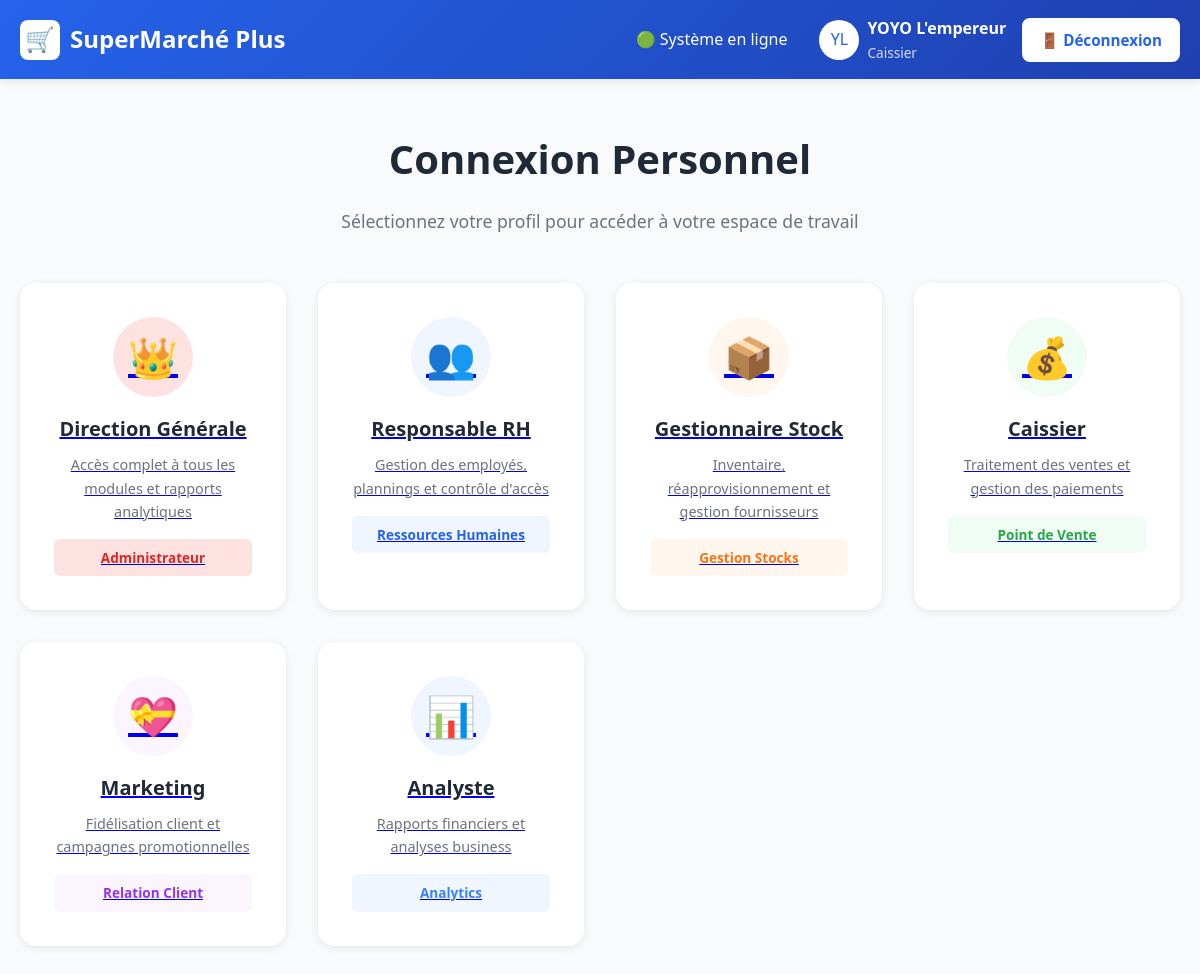
Screenshot of /dashboard/ (signed in) with the database file from the repository.
### CarrefourApp/models.py (models this page shows, shortened)
class Employe(AbstractUser):
    ROLES = [
        ('DG', 'Directeur Général'),
        ('DAF', 'Directeur Administratif et Financier'),
        ('RH', 'Responsable RH'),
        ('STOCK', 'Gestionnaire Stock'),
        ('CAISSIER', 'Caissier'),
        ('MARKETING', 'Marketing'),
        ('ANALYSTE', 'Analyste'),
    ]
    DEPARTEMENTS = [
        ('DIRECTION', 'Direction Générale'),
        ('FINANCE', 'Finance'),
        ('RH', 'Ressources Humaines'),
        ('LOGISTIQUE', 'Logistique'),
        ('VENTES', 'Ventes'),
        ('MARKETING', 'Marketing'),
        ('ALIMENTAIRE', 'Alimentaire'),
        ('HYGIENE', 'Hygiène'),
    ]
    employee_id = models.CharField(max_length=20, unique=True, blank=True)
    role = models.CharField(max_length=20, choices=ROLES, default='CAISSIER')
    departement = models.CharField(max_length=50, choices=DEPARTEMENTS, default='VENTES')
    telephone = models.CharField(max_length=20, blank=True)
    photo = models.ImageField(upload_to='employees/', blank=True, null=True)
    date_embauche = models.DateField(default=timezone.now)
    est_actif = models.BooleanField(default=True)
    est_compte_systeme = models.BooleanField(default=False, help_text="Compte système protégé (DG, DAF, RH) - Ne peut pas être supprimé")
    acces_stocks = models.BooleanField(default=False)
    acces_caisse = models.BooleanField(default=False)
    acces_fidelisation = models.BooleanField(default=False)
    acces_rapports = models.BooleanField(default=False)
    heure_debut_travail = models.TimeField(default='08:00', help_text="Heure de début de travail")
    heure_fin_travail = models.TimeField(default='17:00', help_text="Heure de fin de travail")
    duree_pause = models.IntegerField(default=90, help_text="Durée de la pause en minutes (par défaut 1h30)")
    derniere_connexion_custom = models.DateTimeField(null=True, blank=True)
    class Meta:
        verbose_name = 'Employé'
        verbose_name_plural = 'Employés'

### CarrefourApp/views.py (the view)
# urls.py: path('dashboard/', views.dashboard, name='dashboard'),
@login_required
def dashboard(request):
    context = {
        'user': request.user,
    }
    return render(request, 'dashboard/main.html', context)

### CarrefourApp/context_processors.py (called while the page is built)
def dashboard_url(request):
    if request.user.is_authenticated:
        dashboard_map = {
            'DG': 'dashboard_dg',
            'DAF': 'dashboard_daf',
            'RH': 'dashboard_rh',
            'STOCK': 'dashboard_stock',
            'CAISSIER': 'dashboard_caisse',
            'MARKETING': 'dashboard_marketing',
        }
        return {
            'user_dashboard_url': dashboard_map.get(request.user.role, 'home')
        }
    return {
        'user_dashboard_url': 'home'
    }

### templates/dashboard/main.html (shortened to what this page needs)
{% load static %}
<!DOCTYPE html>
<html lang="fr">
<head>
    <link rel="stylesheet" href="{% static 'css/style.css' %}">
</head>
<body>
    <nav class="navbar">
        <div class="container">
            <a href="{% url 'home' %}" class="navbar-brand">
                <div class="icon">🛒</div>
                <span>SuperMarché Plus</span>
            </a>
            <div style="display: flex; align-items: center; gap: 2rem;">
                <span style="color: white;">🟢 Système en ligne</span>
                <div style="display: flex; align-items: center; gap: 1rem;">
                    <div style="display: flex; align-items: center; gap: 0.5rem;">
                        <div style="width: 40px; height: 40px; background: white; border-radius: 50%; display: flex; align-items: center; justify-content: center; color: var(--primary-blue);">
                            {{ user.first_name.0 }}{{ user.last_name.0 }}
                        </div>
                        <div>
                            <div style="font-weight: 600;">{{ user.get_full_name }}</div>
                            <div style="font-size: 0.85rem; opacity: 0.8;">{{ user.get_role_display }}</div>
                        </div>
                    </div>
                    <a href="{% url 'logout' %}" class="btn btn-secondary" style="padding: 0.5rem 1rem;">🚪 Déconnexion</a>
                </div>
            </div>
        </div>
    </nav>
    <div style="padding: 3rem 0; min-height: calc(100vh - 80px);">
        <div class="container">
            <div style="text-align: center; margin-bottom: 3rem;">
                <h1 style="font-size: 2.5rem; color: var(--text-dark); margin-bottom: 1rem;">Connexion Personnel</h1>
                <p style="color: var(--text-light); font-size: 1.1rem;">Sélectionnez votre profil pour accéder à votre espace de travail</p>
            </div>
            <div class="profile-tiles">
                <a href="{% url 'dashboard_dg' %}" class="profile-tile">
                    <div class="icon" style="background: #FEE2E2; color: var(--red);">👑</div>
                    <h3>Direction Générale</h3>
                    <p>Accès complet à tous les modules et rapports analytiques</p>
                    <div style="margin-top: 1rem; padding: 0.5rem; background: #FEE2E2; border-radius: 6px; font-size: 0.85rem; color: var(--red); font-weight: 600;">
                        Administrateur
                    </div>
                </a>
                <a href="{% url 'dashboard_rh' %}" class="profile-tile">
                    <div class="icon" style="background: var(--light-blue); color: var(--primary-blue);">👥</div>
                    <h3>Responsable RH</h3>
                    <p>Gestion des employés, plannings et contrôle d'accès</p>
                    <div style="margin-top: 1rem; padding: 0.5rem; background: var(--light-blue); border-radius: 6px; font-size: 0.85rem; color: var(--primary-blue); font-weight: 600;">
                        Ressources Humaines
                    </div>
                </a>
                <a href="{% url 'dashboard_stock' %}" class="profile-tile">
                    <div class="icon" style="background: #FFF7ED; color: var(--orange);">📦</div>
                    <h3>Gestionnaire Stock</h3>
                    <p>Inventaire, réapprovisionnement et gestion fournisseurs</p>
                    <div style="margin-top: 1rem; padding: 0.5rem; background: #FFF7ED; border-radius: 6px; font-size: 0.85rem; color: var(--orange); font-weight: 600;">
                        Gestion Stocks
                    </div>
                </a>
                <a href="{% url 'dashboard_caisse' %}" class="profile-tile">
                    <div class="icon" style="background: var(--light-green); color: var(--primary-green);">💰</div>
                    <h3>Caissier</h3>
                    <p>Traitement des ventes et gestion des paiements</p>
                    <div style="margin-top: 1rem; padding: 0.5rem; background: var(--light-green); border-radius: 6px; font-size: 0.85rem; color: var(--primary-green); font-weight: 600;">
                        Point de Vente
                    </div>
                </a>
                <a href="{% url 'dashboard_marketing' %}" class="profile-tile">
                    <div class="icon" style="background: #FAF5FF; color: var(--purple);">💝</div>
                    <h3>Marketing</h3>
                    <p>Fidélisation client et campagnes promotionnelles</p>
                    <div style="margin-top: 1rem; padding: 0.5rem; background: #FAF5FF; border-radius: 6px; font-size: 0.85rem; color: var(--purple); font-weight: 600;">
                        Relation Client
                    </div>
                </a>
                <a href="{% url 'dashboard_analytics' %}" class="profile-tile">
                    <div class="icon" style="background: #EFF6FF; color: #3B82F6;">📊</div>
                    <h3>Analyste</h3>
                    <p>Rapports financiers et analyses business</p>
                    <div style="margin-top: 1rem; padding: 0.5rem; background: #EFF6FF; border-radius: 6px; font-size: 0.85rem; color: #3B82F6; font-weight: 600;">
                        Analytics
                    </div>
                </a>
            </div>
        </div>
    </div>
</body>
</html>

### static/css/style.css (style rules this page uses)
:root { --primary-blue: #2563EB; --primary-green: #28A745; --light-blue: #EFF6FF; --light-green: #F0FDF4; --dark-blue: #1E40AF; --dark-green: #15803D; --text-dark: #1F2937; --text-light: #6B7280; --bg-gray: #F9FAFB; --border-gray: #E5E7EB; --white: #FFFFFF; --red: #DC2626; --orange: #F97316; --purple: #9333EA; --yellow: #FBBF24; }
* { margin: 0; padding: 0; box-sizing: border-box; }
body { font-family: 'Segoe UI', Tahoma, Geneva, Verdana, sans-serif; background-color: var(--bg-gray); color: var(--text-dark); line-height: 1.6; }
.container { max-width: 1400px; margin: 0 auto; padding: 0 20px; }
.navbar { background: linear-gradient(135deg, var(--primary-blue) 0%, var(--dark-blue) 100%); color: white; padding: 1rem 0; box-shadow: 0 2px 10px rgba(0, 0, 0, 0.1); position: sticky; top: 0; z-index: 1000; }
.navbar .container { display: flex; justify-content: space-between; align-items: center; }
.navbar-brand { display: flex; align-items: center; gap: 10px; font-size: 1.5rem; font-weight: bold; color: white; text-decoration: none; }
.navbar-brand .icon { width: 40px; height: 40px; background: white; border-radius: 8px; display: flex; align-items: center; justify-content: center; color: var(--primary-blue); font-size: 1.5rem; }
.btn { padding: 0.75rem 1.5rem; border: none; border-radius: 8px; font-weight: 600; cursor: pointer; transition: all 0.3s; text-decoration: none; display: inline-flex; align-items: center; gap: 0.5rem; font-size: 0.95rem; }
.btn-secondary { background: white; color: var(--primary-blue); border: 2px solid white; }
.profile-tiles { display: grid; grid-template-columns: repeat(auto-fit, minmax(250px, 1fr)); gap: 2rem; margin: 3rem 0; }
.profile-tile { background: white; border-radius: 16px; padding: 2rem; text-align: center; cursor: pointer; transition: all 0.3s; box-shadow: 0 2px 8px rgba(0, 0, 0, 0.08); border: 2px solid transparent; }
.profile-tile .icon { width: 80px; height: 80px; border-radius: 50%; display: flex; align-items: center; justify-content: center; margin: 0 auto 1rem; font-size: 2.5rem; }
.profile-tile h3 { font-size: 1.25rem; color: var(--text-dark); margin-bottom: 0.5rem; }
.profile-tile p { color: var(--text-light); font-size: 0.9rem; }

### rows the page displays
Employe: first_name.0 "Y", last_name.0 "L", get_full_name "YOYO L'empereur", role "Caissier"
